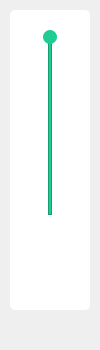
<?xml version="1.0" encoding="UTF-8"?>
<ui version="4.0">
 <class>VolumeTool</class>
 <widget class="QWidget" name="VolumeTool">
  <property name="geometry">
   <rect>
    <x>0</x>
    <y>0</y>
    <width>100</width>
    <height>350</height>
   </rect>
  </property>
  <property name="windowTitle">
   <string>Form</string>
  </property>
  <widget class="QWidget" name="volumeWidget" native="true">
   <property name="geometry">
    <rect>
     <x>10</x>
     <y>10</y>
     <width>80</width>
     <height>300</height>
    </rect>
   </property>
   <property name="styleSheet">
    <string notr="true">#volumeWidget
{
	background-color:#ffffff;
	border-radius:5px;
}</string>
   </property>
   <widget class="QPushButton" name="silenceBtn">
    <property name="geometry">
     <rect>
      <x>0</x>
      <y>255</y>
      <width>80</width>
      <height>45</height>
     </rect>
    </property>
    <property name="minimumSize">
     <size>
      <width>80</width>
      <height>45</height>
     </size>
    </property>
    <property name="maximumSize">
     <size>
      <width>80</width>
      <height>45</height>
     </size>
    </property>
    <property name="styleSheet">
     <string notr="true">#silenceBtn
{
	border:none;
}

#silenceBtn:hover
{
	background-color:#F0F0F0;
}</string>
    </property>
    <property name="text">
     <string/>
    </property>
   </widget>
   <widget class="QLabel" name="volumeRatio">
    <property name="geometry">
     <rect>
      <x>0</x>
      <y>225</y>
      <width>80</width>
      <height>30</height>
     </rect>
    </property>
    <property name="minimumSize">
     <size>
      <width>0</width>
      <height>30</height>
     </size>
    </property>
    <property name="maximumSize">
     <size>
      <width>16777215</width>
      <height>30</height>
     </size>
    </property>
    <property name="text">
     <string/>
    </property>
    <property name="alignment">
     <set>Qt::AlignCenter</set>
    </property>
   </widget>
   <widget class="QWidget" name="sliderBox" native="true">
    <property name="geometry">
     <rect>
      <x>0</x>
      <y>0</y>
      <width>80</width>
      <height>225</height>
     </rect>
    </property>
    <widget class="QFrame" name="inSlider">
     <property name="geometry">
      <rect>
       <x>38</x>
       <y>25</y>
       <width>4</width>
       <height>180</height>
      </rect>
     </property>
     <property name="styleSheet">
      <string notr="true">#inSlider
{
	background-color:#ECECEC;
}</string>
     </property>
     <property name="frameShape">
      <enum>QFrame::StyledPanel</enum>
     </property>
     <property name="frameShadow">
      <enum>QFrame::Raised</enum>
     </property>
    </widget>
    <widget class="QFrame" name="outSlider">
     <property name="geometry">
      <rect>
       <x>38</x>
       <y>25</y>
       <width>4</width>
       <height>180</height>
      </rect>
     </property>
     <property name="styleSheet">
      <string notr="true">#outSlider
{
	background-color:#1ECC94;
}</string>
     </property>
     <property name="frameShape">
      <enum>QFrame::StyledPanel</enum>
     </property>
     <property name="frameShadow">
      <enum>QFrame::Raised</enum>
     </property>
    </widget>
    <widget class="QPushButton" name="sliderBtn">
     <property name="geometry">
      <rect>
       <x>33</x>
       <y>20</y>
       <width>14</width>
       <height>14</height>
      </rect>
     </property>
     <property name="minimumSize">
      <size>
       <width>14</width>
       <height>14</height>
      </size>
     </property>
     <property name="maximumSize">
      <size>
       <width>14</width>
       <height>14</height>
      </size>
     </property>
     <property name="styleSheet">
      <string notr="true">#sliderBtn
{
	background-color:#1ECC94;
	border-radius:7px;
}</string>
     </property>
     <property name="text">
      <string/>
     </property>
    </widget>
   </widget>
  </widget>
 </widget>
 <resources/>
 <connections/>
</ui>
